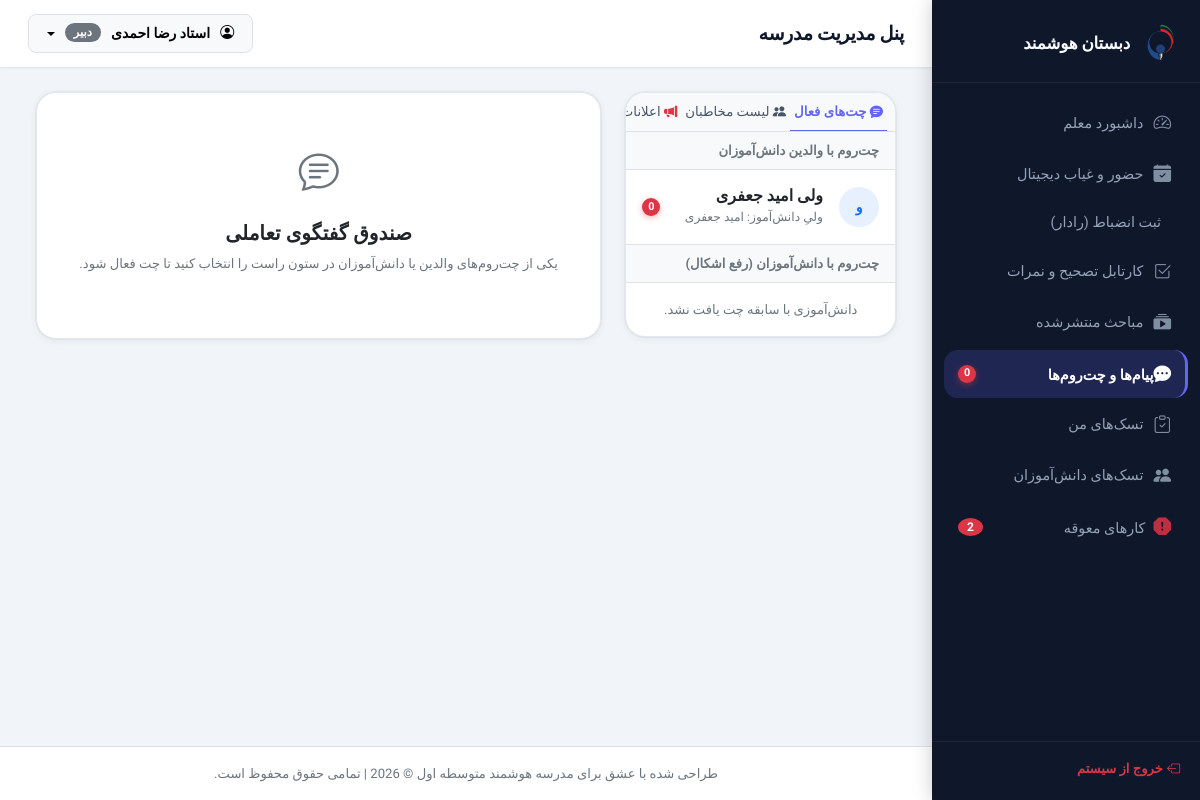
The page /teacher/messages.php (signed in) on the database its author committed.
### tables this page shows
CREATE TABLE `users` (
  `id` int(11) NOT NULL,
  `national_code` varchar(10) NOT NULL,
  `username` varchar(50) NOT NULL,
  `password` varchar(255) NOT NULL,
  `role` enum('student','teacher','parent','operator','admin') NOT NULL,
  `full_name` varchar(100) NOT NULL,
  `email` varchar(100) DEFAULT NULL,
  `phone` varchar(11) DEFAULT NULL,
  `status` tinyint(4) DEFAULT 1,
  `created_at` timestamp NOT NULL DEFAULT current_timestamp(),
  `avatar_path` varchar(255) DEFAULT NULL
);

### teacher/messages.php (the view, shortened to what this page needs)
<?php
require_once '../includes/header.php';
$activeUserId = isset($_GET['chat_user_id']) ? (int)$_GET['chat_user_id'] : 0;
$activeChatUser = null;
try {
    $stmtT = $pdo->prepare("SELECT id FROM teachers WHERE user_id = ?");
    $stmtT->execute([$_SESSION['user_id']]);
    $teacherId = $stmtT->fetchColumn();
    $stmtStudents = $pdo->prepare("SELECT DISTINCT u.id as user_id, u.full_name, c.class_name,
        (SELECT COUNT(*) FROM chat_messages WHERE sender_id = u.id AND receiver_id = ? AND is_read = 0) as unread_count
        FROM class_student cs
        JOIN students s ON cs.student_id = s.id
        JOIN users u ON s.user_id = u.id
        JOIN class_teacher_course ctc ON cs.class_id = ctc.class_id
        JOIN classes c ON cs.class_id = c.id
        WHERE ctc.teacher_id = ? AND u.status = 1
          AND EXISTS (SELECT 1 FROM chat_messages WHERE (sender_id = u.id AND receiver_id = ?) OR (sender_id = ? AND receiver_id = u.id))
        ORDER BY u.full_name ASC");
    $stmtStudents->execute([$_SESSION['user_id'], $teacherId, $_SESSION['user_id'], $_SESSION['user_id']]);
    $myStudents = $stmtStudents->fetchAll();
    $stmtParents = $pdo->prepare("SELECT DISTINCT pu.id as user_id, pu.full_name as parent_name, su.full_name as student_name,
        (SELECT COUNT(*) FROM chat_messages WHERE sender_id = pu.id AND receiver_id = ? AND is_read = 0) as unread_count
        FROM class_student cs
        JOIN students s ON cs.student_id = s.id
        JOIN users su ON s.user_id = su.id
        JOIN parent_student ps ON s.id = ps.student_id
        JOIN parents p ON ps.parent_id = p.id
        JOIN users pu ON p.user_id = pu.id
        JOIN class_teacher_course ctc ON cs.class_id = ctc.class_id
        WHERE ctc.teacher_id = ? AND pu.status = 1
          AND EXISTS (SELECT 1 FROM chat_messages WHERE (sender_id = pu.id AND receiver_id = ?) OR (sender_id = ? AND receiver_id = pu.id))
        ORDER BY pu.full_name ASC");
    $stmtParents->execute([$_SESSION['user_id'], $teacherId, $_SESSION['user_id'], $_SESSION['user_id']]);
    $myParents = $stmtParents->fetchAll();
} catch (PDOException $e) {
    die("خطا در بارگذاری صندوق پیام‌ها: " . $e->getMessage());
}
?>
<div class="container-fluid">
    <div class="row g-4">
        <div class="col-lg-4">
            <div class="card border-0 shadow-sm rounded-3">
                <ul class="nav nav-tabs custom-tabs px-2 bg-light border-bottom-0 flex-nowrap w-100 nav-justified" id="chatListTab" role="tablist" style="scrollbar-width: none; -ms-overflow-style: none;">
                    <li class="nav-item" role="presentation">
                        <button class="nav-link active w-100 px-1 py-2 text-center" id="contacts-tab" data-bs-toggle="tab" data-bs-target="#contacts-pane" type="button" role="tab" aria-controls="contacts-pane" aria-selected="true" style="font-size: 0.83rem; white-space: nowrap;">
                            <i class="bi bi-chat-text-fill"></i> چت‌های فعال
                        </button>
                    </li>
                    <li class="nav-item" role="presentation">
                        <button class="nav-link w-100 px-1 py-2 text-center" id="all-contacts-tab" data-bs-toggle="tab" data-bs-target="#all-contacts-pane" type="button" role="tab" aria-controls="all-contacts-pane" aria-selected="false" style="font-size: 0.83rem; white-space: nowrap;">
                            <i class="bi bi-people-fill"></i> لیست مخاطبان
                        </button>
                    </li>
                    <li class="nav-item" role="presentation">
                        <button class="nav-link w-100 px-1 py-2 text-center" id="ann-tab" data-bs-toggle="tab" data-bs-target="#ann-pane" type="button" role="tab" aria-controls="ann-pane" aria-selected="false" style="font-size: 0.83rem; white-space: nowrap;">
                            <i class="bi bi-megaphone-fill text-danger"></i> اعلانات رسمی
                        </button>
                    </li>
                </ul>
                <div class="tab-content p-0" id="chatListTabContent">
                    <div class="tab-pane fade show active" id="contacts-pane" role="tabpanel" aria-labelledby="contacts-tab" style="max-height: 480px; overflow-y: auto;">
                        <div class="bg-light px-3 py-2 fw-bold text-secondary border-bottom border-top small">چت‌روم با والدین دانش‌آموزان</div>
                        <div class="list-group list-group-flush">
                            <?php if (empty($myParents)): ?>
                                <span class="text-secondary small p-3 text-center d-block">والدی با سابقه چت یافت نشد.</span>
                            <?php else: foreach ($myParents as $parent): ?>
                                <a href="messages.php?chat_user_id=<?= $parent['user_id'] ?>" data-chat-user-id="<?= $parent['user_id'] ?>" class="list-group-item list-group-item-action p-3 d-flex align-items-center justify-content-between <?= $activeUserId == $parent['user_id'] ? 'active bg-light' : '' ?>">
                                    <div class="d-flex align-items-center gap-3">
                                        <div class="rounded-circle bg-primary bg-opacity-10 d-flex align-items-center justify-content-center text-primary fw-bold" style="width: 40px; height: 40px;">و</div>
                                        <div>
                                            <h6 class="fw-bold mb-0 text-dark"><?= htmlspecialchars($parent['parent_name']) ?></h6>
                                            <small class="text-secondary">ولیِ دانش‌آموز: <?= htmlspecialchars($parent['student_name']) ?></small>
                                        </div>
                                    </div>
                                    <span class="badge bg-danger rounded-circle unread-badge <?= ($parent['unread_count'] > 0 && $activeUserId != $parent['user_id']) ? '' : 'd-none' ?>" style="font-size: 0.7rem; min-width: 18px; height: 18px; display: flex; align-items: center; justify-content: center;">
                                        <?= $parent['unread_count'] ?>
                                    </span>
                                </a>
                            <?php endforeach; endif; ?>
                        </div>
                        <div class="bg-light px-3 py-2 fw-bold text-secondary border-bottom border-top small">چت‌روم با دانش‌آموزان (رفع اشکال)</div>
                        <div class="list-group list-group-flush">
                            <?php if (empty($myStudents)): ?>
                                <span class="text-secondary small p-3 text-center d-block">دانش‌آموزی با سابقه چت یافت نشد.</span>
                            <?php else: foreach ($myStudents as $student): ?>
                                <a href="messages.php?chat_user_id=<?= $student['user_id'] ?>" data-chat-user-id="<?= $student['user_id'] ?>" class="list-group-item list-group-item-action p-3 d-flex align-items-center justify-content-between <?= $activeUserId == $student['user_id'] ? 'active bg-light' : '' ?>">
                                    <div class="d-flex align-items-center gap-3">
                                        <div class="rounded-circle bg-success bg-opacity-10 d-flex align-items-center justify-content-center text-success fw-bold" style="width: 40px; height: 40px;">د</div>
                                        <div>
                                            <h6 class="fw-bold mb-0 text-dark"><?= htmlspecialchars($student['full_name']) ?></h6>
                                            <small class="text-secondary">کلاس: <?= htmlspecialchars($student['class_name']) ?></small>
                                        </div>
                                    </div>
                                    <span class="badge bg-danger rounded-circle unread-badge <?= ($student['unread_count'] > 0 && $activeUserId != $student['user_id']) ? '' : 'd-none' ?>" style="font-size: 0.7rem; min-width: 18px; height: 18px; display: flex; align-items: center; justify-content: center;">
                                        <?= $student['unread_count'] ?>
                                    </span>
                                </a>
                            <?php endforeach; endif; ?>
                        </div>
                    </div>
                </div>
            </div>
        </div>
        <div class="col-lg-8">
            <?php if (!$activeChatUser): ?>
                <div class="card border-0 shadow-sm rounded-3 py-5 text-center h-100 d-flex align-items-center justify-content-center">
                    <i class="bi bi-chat-text fs-1 text-secondary mb-3"></i>
                    <h5 class="fw-bold">صندوق گفتگوی تعاملی</h5>
                    <p class="text-secondary small max-w-400">یکی از چت‌روم‌های والدین یا دانش‌آموزان در ستون راست را انتخاب کنید تا چت فعال شود.</p>
                </div>
            <?php endif; ?>
        </div>
    </div>
</div>
<?php require_once '../includes/footer.php'; ?>

### assets/css/style.css (style rules this page uses)
:root { --sidebar-bg: #0F172A; --sidebar-hover: rgba(99, 102, 241, 0.12); --sidebar-text: #94A3B8; --sidebar-active-text: #FFFFFF; --sidebar-active-bg: rgba(99, 102, 241, 0.2); --sidebar-active-border:#6366F1; --sidebar-width: 268px; --body-bg: #F1F5F9; --card-bg: #FFFFFF; --card-bg-alt: #F8FAFC; --text-primary: #0F172A; --text-secondary: #475569; --text-muted: #94A3B8; --primary: #6366F1; --primary-hover: #4F46E5; --primary-light: rgba(99, 102, 241, 0.1); --primary-subtle: #EEF2FF; --accent: #F97316; --accent-hover: #EA6C00; --accent-light: rgba(249, 115, 22, 0.1); --success: #10B981; --success-light: rgba(16, 185, 129, 0.1); --danger: #EF4444; --danger-light: rgba(239, 68, 68, 0.1); --warning: #F59E0B; --warning-light: rgba(245, 158, 11, 0.1); --info: #3B82F6; --info-light: rgba(59, 130, 246, 0.1); --border: #E2E8F0; --border-strong: #CBD5E1; --shadow-xs: 0 1px 2px rgba(0,0,0,.04); --shadow-sm: 0 2px 8px rgba(0,0,0,.06), 0 0 0 1px rgba(0,0,0,.04); --shadow-md: 0 4px 16px rgba(0,0,0,.08), 0 0 0 1px rgba(0,0,0,.04); --shadow-lg: 0 8px 32px rgba(0,0,0,.10), 0 0 0 1px rgba(0,0,0,.04); --shadow-clay: 4px 4px 0px rgba(99,102,241,.18), 0 4px 16px rgba(99,102,241,.12); --radius-sm: 8px; --radius-md: 14px; --radius-lg: 20px; --radius-xl: 28px; --radius-pill: 999px; --ease: cubic-bezier(0.25, 0.8, 0.25, 1); --transition: 0.22s var(--ease); }
*, *::before, *::after { box-sizing: border-box; }
html { scroll-behavior: smooth; }
body { font-family: 'Vazirmatn', system-ui, sans-serif; background-color: var(--body-bg); color: var(--text-primary); direction: rtl; overflow-x: hidden; -webkit-font-smoothing: antialiased; font-size: 15px; line-height: 1.6; }
.card { border-radius: var(--radius-lg) !important; border: 1px solid var(--border) !important; box-shadow: var(--shadow-sm) !important; transition: box-shadow var(--transition), transform var(--transition); overflow: hidden; }
.badge { font-family: 'Vazirmatn', sans-serif; font-weight: 600; font-size: 0.73rem; padding: 4px 9px; border-radius: var(--radius-pill); letter-spacing: 0; }
.custom-tabs .nav-link { border: none; color: var(--text-secondary); font-weight: 500; font-size: 0.875rem; padding: 10px 18px; border-bottom: 2.5px solid transparent; border-radius: 0; transition: color var(--transition), border-color var(--transition); }
.custom-tabs .nav-link.active { color: var(--primary); border-bottom-color: var(--primary); background: transparent; font-weight: 700; }
.unread-badge, .sidebar-unread-badge { font-size: 0.68rem !important; font-weight: 700; min-width: 18px; height: 18px; padding: 0 4px; display: inline-flex !important; align-items: center; justify-content: center; border-radius: var(--radius-pill); background: #EF4444; color: white; box-shadow: 0 2px 6px rgba(239,68,68,.4); animation: badge-pop 0.3s var(--ease); }
.container-fluid { animation: fadeInUp 0.25s var(--ease); }
.list-group-item { border: none; border-bottom: 1px solid var(--border); padding: 13px 16px; transition: background var(--transition); font-size: 0.875rem; cursor: pointer; }
.list-group-item:last-child { border-bottom: none; }

### rows shown on the page
users: full_name "ولی امید جعفری", student_name "امید جعفری", unread_count "0"

### other values the page prints
$sidebarUnreadCount "0"
$overdueCount "2"
$currentUser['full_name'] "استاد رضا احمدی"
get_role_fa($currentUser['role']) "دبیر"
